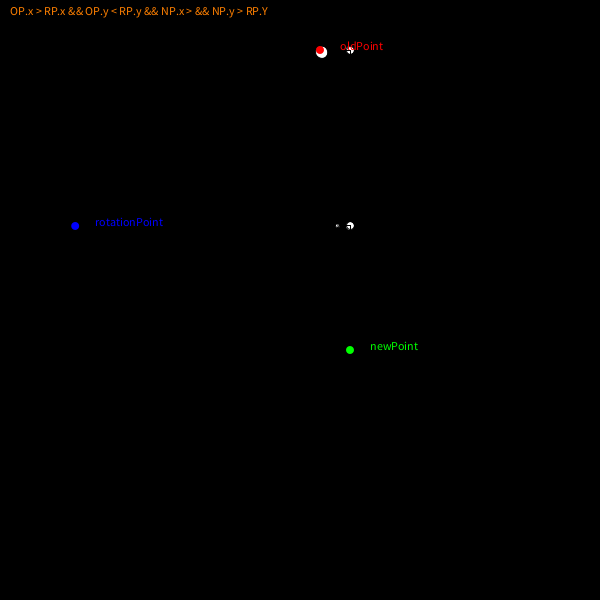
Frame 1 (no input)
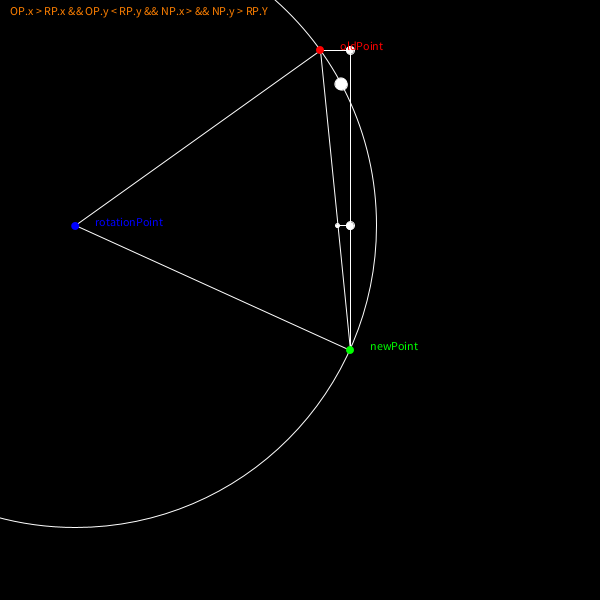
Frame 60 (the mouse pressed at the canvas centre just before this capture)
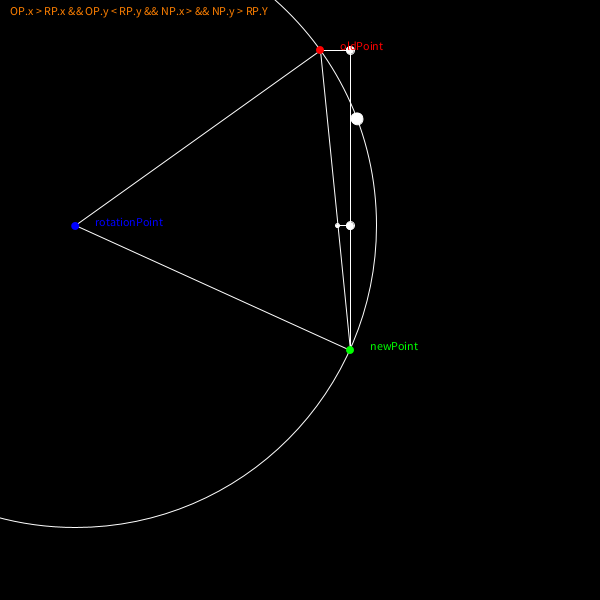
Frame 120 (the mouse held since frame 60 and released just before this capture)

The Processing sketch that drew these frames (run headless with seeded random() and noise(); from frame 60 on, the mouse is pressed at the canvas centre):

// Processing sketch: processing_121896
// ── processing_121896.pde

PVector newPoint;
PVector oldPoint;
PVector rotationPoint;
float lerpValue = 1;
boolean debug = true;

void setup() {
  size(600, 600);
  smooth();
  newPoint = new PVector(40, 20);  // these coordinates aren't used
}

void draw() {
  background(0);
  if (lerpValue >= 1) {
    lerpValue = 0;
    newPoint.set(320, 50, 0);
    oldPoint = new PVector(newPoint.x, newPoint.y, newPoint.z);
    newPoint.set(350, 350, 0);
  }
  //makeTriangle();
  calculateAngle();
  if (debug == true)
  {
    mainPointsDebug();
  }
}

void mainPointsDebug()
{
  fill(255, 0, 0);
  noStroke();
  ellipse(oldPoint.x, oldPoint.y, 8, 8);
  text("oldPoint", oldPoint.x+20, oldPoint.y);
  fill(0, 255, 0);
  ellipse(newPoint.x, newPoint.y, 8, 8);
  text("newPoint", newPoint.x+20, newPoint.y);
  fill(0, 0, 255);
  ellipse(rotationPoint.x, rotationPoint.y, 8, 8);
  text("rotationPoint", rotationPoint.x+20, rotationPoint.y); 
  fill(255);
  stroke(255);
}

void calculateAngle()
{
  PVector calcRotation = new PVector();
  PVector findAngle = new PVector();
  float tO;
  float tA;
  float tAngle;
  float calcA;
  float calcO;
  PVector findProportions = new PVector();
  float beginRotation = 0;
  float endRotation = 0;
  rotationPoint = new PVector();
    
  float rx = newPoint.x + (cos(atan2(oldPoint.y-newPoint.y, oldPoint.x-newPoint.x)-PI/3) * dist(newPoint.x, newPoint.y, oldPoint.x, oldPoint.y));
  float ry = newPoint.x + (sin(atan2(oldPoint.y-newPoint.y, oldPoint.x-newPoint.x)-PI/3) * dist(newPoint.x, newPoint.y, oldPoint.x, oldPoint.y));  
  rotationPoint.set(rx, ry, 0);
  
  if (oldPoint.x > rotationPoint.x && oldPoint.y < rotationPoint.y
    && newPoint.x > rotationPoint.x && newPoint.y > rotationPoint.y)
  {
 //   if(oldPoint.x < newPoint.x && oldPoint.y < newPoint.y){
      calcRotation.set(newPoint.x, rotationPoint.y, 0);  
      // Find the angle of the triangle using SOHCAHTOA
      // aTan(angle) = Opposite / Hypotenuse
      // aTan(angle) = (findAngle.x - oldPoint.x) / (findAngle.y - newPoint.y)
      // angle = aTan((findAngle.x - oldPoint.x) / (findAngle.y - newPoint.y));
      findAngle.set(calcRotation.x, oldPoint.y, 0);
  
      tO = abs(oldPoint.x-findAngle.x);
      tA = abs(newPoint.y-findAngle.y);
      tAngle = atan(tO/tA);
  
      // use tAngle to calculate Opposite
      calcA = abs(calcRotation.y - newPoint.y);
      calcO = calcA * tan(tAngle);
  
  
      findProportions.set(calcRotation.x-calcO, calcRotation.y, 0);
  
      float distOldPoint = PVector.dist(findProportions, oldPoint);
      float distNewPoint = PVector.dist(findProportions, newPoint);
      float distFromOldNew = PVector.dist(oldPoint, newPoint);  
      float propDistOld = distOldPoint/distFromOldNew;
      float propDistNew = distNewPoint/distFromOldNew;
  
      beginRotation = -(60*propDistOld);
      endRotation = 60*propDistNew;    
      
      if (debug == true)
      {
        fill(255,128,0);
        text("OP.x > RP.x && OP.y < RP.y && NP.x > && NP.y > RP.Y", 10,15);
        fill(255);
        ellipse(findAngle.x, findAngle.y, 8, 8);
        line(findAngle.x, findAngle.y, calcRotation.x, calcRotation.y);
        line(findAngle.x, findAngle.y, oldPoint.x, oldPoint.y); 
  
        ellipse(calcRotation.x, calcRotation.y, 8, 8);
        line(calcRotation.x, calcRotation.y, newPoint.x, newPoint.y);
  
        line(calcRotation.x, calcRotation.y, findProportions.x, findProportions.y);
        ellipse(findProportions.x, findProportions.y, 4, 4);
  
        noFill();
        ellipse(rotationPoint.x, rotationPoint.y, distFromOldNew*2, distFromOldNew*2);
        fill(255);
        
        line(oldPoint.x, oldPoint.y, newPoint.x, newPoint.y); 
        line(newPoint.x, newPoint.y, rotationPoint.x, rotationPoint.y);
        line(oldPoint.x, oldPoint.y, rotationPoint.x, rotationPoint.y);
        println("oldToNew: " + distFromOldNew);  
        println("rotateToNew: " + PVector.dist(rotationPoint, newPoint));
        println("rotateToOld: " + PVector.dist(rotationPoint, oldPoint));
    //  }
    }
  } 


  float moveParticle = lerp(beginRotation, endRotation, lerpValue);
  pushMatrix();
  translate(rotationPoint.x, rotationPoint.y);
  rotate(radians(moveParticle));
  float distanceTravelPoints = PVector.dist(rotationPoint, oldPoint);
  float distanceOldPoint = PVector.dist(rotationPoint, oldPoint);
  // println(distanceOldPoint);
  // println(distanceTravelPoints); 
  ellipse(distanceTravelPoints, 0, 12, 12);
  lerpValue += (PVector.dist(newPoint, oldPoint))/150000;
  stroke(255);
  popMatrix();
}
